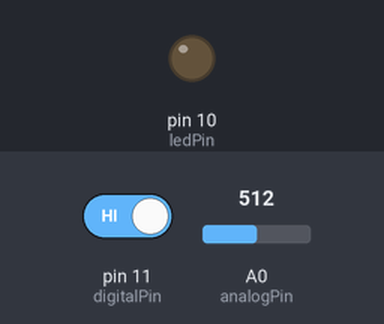
A sketch run on a simulated Arduino Uno, built with avr-gcc and run on an emulated ATmega328P. On the bench: output pins drawn as LEDs (lit = HIGH). The test bench sets the inputs (shaded band); at power-on: pin 11 (digitalPin) HIGH, A0 (analogPin) = 512. What the sketch prints to the serial monitor is not drawn.

Above: at 1.2 s.
1.3 s: pin 11 (digitalPin) driven LOW
At 2.0 s:
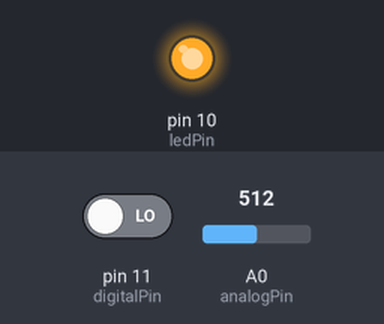
2.8 s: pin 11 (digitalPin) driven HIGH
At 3.2 s:
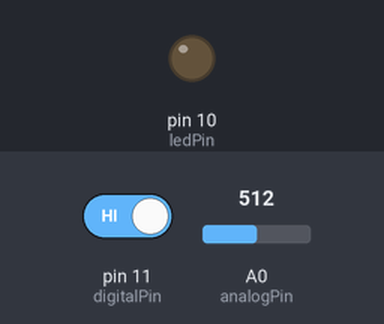
Timing chart, 0 to 5.8 s (numbered marks = the images above; inputs shaded):
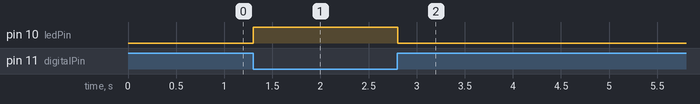

The sketch:

SoundSensorTest.ino
```cpp
/*
Program to test that the KY-037 Sound Sensor Works
*/
int digitalPin = 11;   // KY-037 digital interface
int analogPin = A0;   // KY-037 analog interface
int ledPin = 10;      // Arduino LED pin
int digitalVal;       // digital readings
int analogVal;        // analog readings
void setup()
{
  pinMode(digitalPin,INPUT);
  pinMode(analogPin, INPUT);
  pinMode(ledPin,OUTPUT);
  Serial.begin(9600);
}
void loop()
{
  digitalWrite(ledPin, LOW);
  // Read the digital inteface
  digitalVal = digitalRead(digitalPin);

  if(digitalVal == 0) // Soudn detection = 0
  {
    digitalWrite(ledPin, HIGH); // Turn ON Arduino's LED
    delay(500);
  }

  analogVal = analogRead(analogPin);
  // Print analog value to serial
  if (analogVal >= 500){
    Serial.println(analogVal);
  }
}
```

Measured:
- after the input at 1.3 s, pin 10 (ledPin): LOW → HIGH at once
- after the input at 2.8 s, pin 10 (ledPin): HIGH → LOW at once
